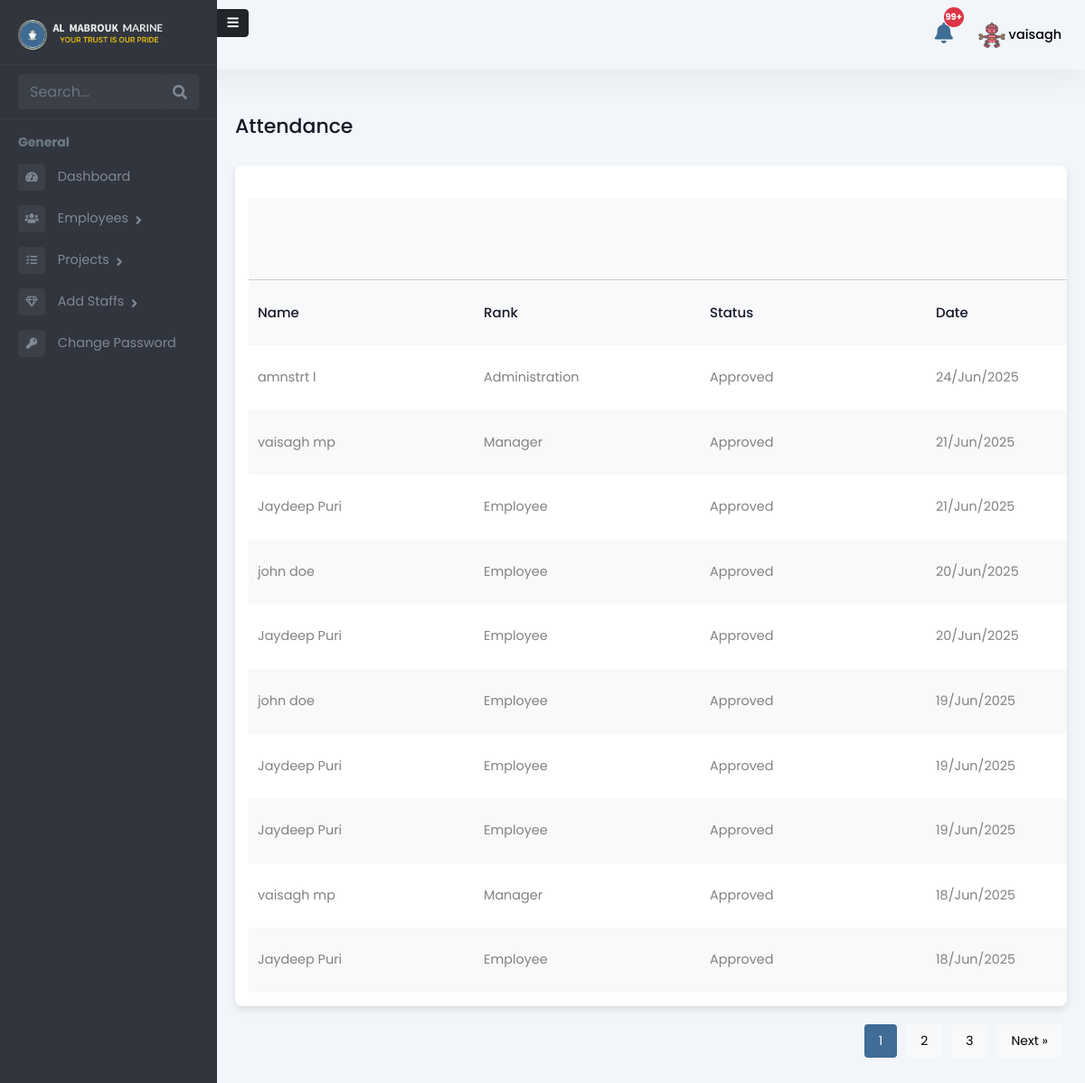
/admin-panel/employee/attendance/ (signed in), run on the app's committed database.
### Admin/models.py (models this page shows, shortened)
class Employee(models.Model):
    user = models.OneToOneField(User, on_delete=models.CASCADE, related_name='employee_profile')
    is_employee = models.BooleanField(default=False)
    is_manager = models.BooleanField(default=False)
    is_administration = models.BooleanField(default=False)
    is_hr = models.BooleanField(default=False)
    rank = models.CharField(max_length=255, blank=True, null=True)
    salary = models.DecimalField(max_digits=10, decimal_places=2, blank=True, null=True)
    work_days = models.DecimalField(max_digits=10, decimal_places=2, default=0, blank=True)
    holidays = models.IntegerField(null=True, blank=True)
    overseas_days = models.IntegerField(default=0)
    date_of_birth = models.DateField(null=True, blank=True)
    phone_number = models.CharField(max_length=15, blank=True, null=True)
    date_of_join = models.DateField(null=True, blank=True)
    address = models.TextField(blank=True, null=True)
    profile_picture = models.ImageField(upload_to="profile_pictures/", null=True, blank=True)
    def get_role(self):
        if self.is_manager:
            return "Manager"
        if self.is_employee:
            return "Employee"
        if self.is_administration:
            return "Administration"
        if self.is_hr:
            return "HR"
        return "Unknown"

class Attendance(models.Model):
    LOCATION_CHOICES = [
        ('DMC', 'DMC Warehouse'),
        ('DMC_PRT', 'DMC Port'),
        ('FUJ', 'FUJ'),
        ('KFK', 'KFK'),
        ('ABU', 'Abu Dhabi'),
        ('BDO', 'Bur Dubai Office'),
        ('SHJ_KP', 'Sharjah Khalid Port'),
        ('SHJ_HP', 'Sharjah Hamriya Port'),
        ('AJM_PRT', 'Ajman Port'),
        ('ABU_KP', 'Abu Dhabi Khalifa Port'),
        ('ABU_MP', 'Abu Dhabi Mussafah Port'),
        ('RAK_JZP', 'RAK Al Jazeera Port'),
        ('RAK_MCP', 'RAK Maritime City'),
        ('RAK_SRP', 'RAK Steven Rock Port'),
        ('DXB_DMC', 'Dubai Maritime City Port'),
        ('DXB_PR', 'Port Rashid'),
        ('DXB_HP', 'Dubai Hamriya Port'),
        ('DXB_MHJ', 'Dubai Marina Harbor Jumeirah'),
        ('DXB_AJD', 'Al Jadaf Port Dubai'),
        ('OVERSEAS', 'Overseas'),
    ]
    STATUS_CHOICES = [
        ('PENDING', 'Pending'),
        ('APPROVED', 'Approved'),
        ('REJECTED', 'Rejected'),
    ]
    ATTENDANCE_STATUS = [
        ('PRESENT', 'Present'),
        ('WORK FROM HOME', 'Work from Home'),
    ]
    employee = models.ForeignKey(
        Employee, related_name='attendance_set', on_delete=models.CASCADE
    )
    project = models.ForeignKey(
        'Project', on_delete=models.SET_NULL, null=True, blank=True, related_name='attendance_set'
    )  # New field added
    login_time = models.DateTimeField(null=True, blank=True)
    log_out_time = models.DateTimeField(null=True, blank=True)
    total_hours_of_work = models.DecimalField(max_digits=10, decimal_places=2, null=True, blank=True)
    location = models.CharField(max_length=20, choices=LOCATION_CHOICES, null=True, blank=True)
    attendance_status = models.CharField(max_length=20, choices=ATTENDANCE_STATUS, null=True, blank=True)
    status = models.CharField(max_length=10, choices=STATUS_CHOICES, default='PENDING')
    rejection_reason = models.TextField(null=True, blank=True)
    rejected_by = models.ForeignKey(User, on_delete=models.SET_NULL, null=True, blank=True, related_name='rejected_attendance')
    travel_in_time = models.DateTimeField(null=True, blank=True)
    travel_out_time = models.DateTimeField(null=True, blank=True)
    total_travel_time = models.DecimalField(max_digits=10, decimal_places=2, null=True, blank=True)

### Admin/views.py (the view)
# urls.py: path('employee/attendance/', attendance_list_view, name='attendance_list_adminview'),
@login_required
def attendance_list_view(request):
    search_query = request.GET.get('search', '')
    attendance_records = Attendance.objects.select_related('employee').order_by('-login_time')
    if search_query:
        attendance_records = attendance_records.filter(
            employee__user__username__icontains=search_query
        ).order_by('-login_time')
    paginator = Paginator(attendance_records, 10)
    page_number = request.GET.get('page')
    page_obj = paginator.get_page(page_number)
    context = {
        'role': 'Admin',
        'attendance_records': page_obj,
        'search_query': search_query,
    }
    return render(request, 'Admin/attendance_list.html', context)

### Admin/templatetags/custom_filters.py (called while the page is built)
@register.filter
def format_work_duration(decimal_hours):
    if decimal_hours is None:
        return "00:00"
    try:
        total_seconds = int(float(decimal_hours) * 3600)
        if total_seconds < 3600:
            minutes = total_seconds // 60
            seconds = total_seconds % 60
            return f"{minutes:02d}:{seconds:02d} min"
        else:
            hours = total_seconds // 3600
            minutes = (total_seconds % 3600) // 60
            return f"{hours:02d}:{minutes:02d} hrs"
    except (ValueError, TypeError):
        return "00:00"

### templates/Admin/attendance_list.html (shortened to what this page needs)
{% extends 'Admin/adminbase.html' %}
{% load custom_filters %}
{% load static %}
{% block content %}
<div class="emply-list-wraper">
    <div class="pg-title">
        <h1>Attendance</h1>
    </div>
    <div class="widget-box table-wdgt">
        <table id="employeeTable">
            <thead>
                <tr style="border-bottom: 1px solid #ccc">
                    <th></th>
                    <th></th>
                    <th></th>
                    <th></th>
                </tr>
            </thead>
            <thead>
                <tr>
                    <th>Name</th>
                    <th>Rank</th>
                    <th>Status</th>
                    <th>Date</th>
                </tr>
            </thead>
            <tbody>
                {% for record in attendance_records %}
                <tr>
                    <td><a href="{% url 'attendance_detail' record.pk %}">{{ record.employee.user.get_full_name }}</a>
                    </td>
                    <td>{{ record.employee.get_role}}</td>
                    <td>{{ record.get_status_display }}</td>
                    <td>{{ record.login_time.date|date:"d/M/Y" }}</td>
                </tr>
                {% endfor %}
            </tbody>
        </table>
    </div>
    <div class="pagination" id="pagination">
    {% for num in attendance_records.paginator.page_range %}
        {% if num >= attendance_records.number|add:'-2' and num <= attendance_records.number|add:'2' %}
            <a href="?page={{ num }}">
                <button class="{% if num == attendance_records.number %}active{% endif %}">{{ num }}</button>
            </a>
        {% endif %}
    {% endfor %}
    {% if attendance_records.has_next %}
        <a href="?page={{ attendance_records.next_page_number }}">
            <button>Next &raquo;</button>
        </a>
    {% endif %}
</div>
</div>
{% endblock %}

### templates/Admin/adminbase.html (shortened to what this page needs)
{% load static %}
<!DOCTYPE html>
<html lang="en">
<head>
    <link rel="stylesheet" href="{% static 'assets/vendor/bootstrap/css/bootstrap.min.css' %}" />
    <link href="https://use.fontawesome.com/releases/v5.0.6/css/all.css" rel="stylesheet" />
    <link rel="stylesheet" href="https://use.fontawesome.com/releases/v5.15.4/css/all.css">
    <link rel="stylesheet" href="{% static 'assets/css/style.css' %}" />
</head>
<body>
    <header>
      <div class="hdr-notification">
        <a href="{% url 'admin-notifications' %}">
            <button type="button" class="btn btn-primary position-relative">
                <i class="fas fa-bell"></i>
                <span
                    id="admin-notification-count"
                    class="position-absolute top-0 start-100 translate-middle badge rounded-pill bg-danger"
                    data-count="{{ unread_notifications|add:'0' }}">
                </span>
            </button>
        </a>
    </div>
        <div class="hdr-user">
          <div class="dropdown">
            <button class="btndropdown-toggle" type="button" id="dropdownMenuButton1"
                  data-bs-toggle="dropdown" aria-expanded="false">
                  {% if request.user.employee_profile.profile_picture %}
                      <img src="{{ request.user.employee_profile.profile_picture.url }}"
                           alt="Profile Picture"
                           class="rounded-circle"
                           style="width: 30px; height: 30px; object-fit: cover;">
                  {% else %}
                      <i class="fas fa-user"></i>
                  {% endif %}
                  <span>{{ request.user.username }}</span>
              </button>
          </div>
        </div>
    </header>
    <div class="page-wrapper chiller-theme toggled"  id="content">
        <nav id="sidebar"  class="sidebar-wrapper sidebar">
            <a id="show-sidebar"   onclick="toggleSidebar()" class="btn btn-sm btn-dark" href="#">
              <i class="fas fa-bars"></i>
            </a>
            <div class="sidebar-content">
              <div class="sidebar-brand">
                <a href="{% url 'admin-dashboard' %}"><img src="{% static 'assets/images/almabrouk-logo.webp' %}"
                    alt="Almabrouk Marine Logo" /></a>
              </div>
              <div class="sidebar-search">
                <div>
                  <div class="input-group">
                    <input
                      type="text"
                      class="form-control search-menu"
                      placeholder="Search..."
                    />
                    <div class="input-group-append">
                      <span class="input-group-text">
                        <i class="fa fa-search" aria-hidden="true"></i>
                      </span>
                    </div>
                  </div>
                </div>
              </div>
              <div class="sidebar-menu">
                <ul>
                  <li class="header-menu">
                    <span>General</span>
                  </li>
                  <li>
                    <a href="{% url 'admin-dashboard' %}">
                      <i class="fa fa-tachometer-alt"></i>
                      <span>Dashboard</span>
                    </a>
                  </li>
                  <li class="sidebar-dropdown">
                    <a href="#">
                      <i class="fas fa-users"></i>
                      <span>Employees</span>
                    </a>
                  </li>
                  <li class="sidebar-dropdown">
                    <a href="#">
                      <i class="fas fa-tasks"></i>
                      <span>Projects</span>
                    </a>
                  </li>
                  <li class="sidebar-dropdown">
                    <a href="#">
                      <i class="far fa-gem"></i>
                      <span>Add Staffs</span>
                    </a>
                  </li>
                  <li>
                    <a href="{% url 'change_password' %}">
                      <i class="fa fa-key"></i>
                      <span>Change Password</span>
                    </a>
                  </li>
                </ul>
              </div>
            </div>
          </nav>
        {% block content %}
        {% endblock %}
    </div>
</body>
</html>

### data on the page
Attendance: employee.user.get_full_name "amnstrt l", employee.get_role "Administration", status "Approved", login_time "24/Jun/2025"
Attendance: employee.user.get_full_name "vaisagh mp", employee.get_role "Manager", status "Approved", login_time "21/Jun/2025"
Attendance: employee.user.get_full_name "Jaydeep Puri", employee.get_role "Employee", status "Approved", login_time "21/Jun/2025"
Attendance: employee.user.get_full_name "john doe", employee.get_role "Employee", status "Approved", login_time "20/Jun/2025"
Attendance: employee.user.get_full_name "Jaydeep Puri", employee.get_role "Employee", status "Approved", login_time "20/Jun/2025"
Attendance: employee.user.get_full_name "john doe", employee.get_role "Employee", status "Approved", login_time "19/Jun/2025"
Attendance: employee.user.get_full_name "Jaydeep Puri", employee.get_role "Employee", status "Approved", login_time "19/Jun/2025"
Attendance: employee.user.get_full_name "Jaydeep Puri", employee.get_role "Employee", status "Approved", login_time "19/Jun/2025"
Attendance: employee.user.get_full_name "vaisagh mp", employee.get_role "Manager", status "Approved", login_time "18/Jun/2025"
Attendance: employee.user.get_full_name "Jaydeep Puri", employee.get_role "Employee", status "Approved", login_time "18/Jun/2025"

### other printed values
{{ request.user.username }} "vaisagh"
{{ num }} "1" "2" "3"
